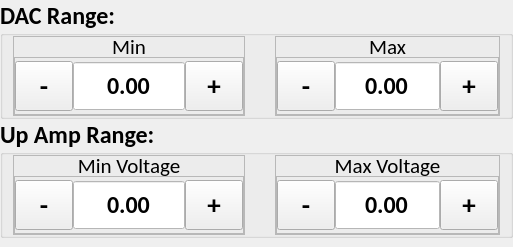
          <widget class="QWidget" name="triple_lang_c_probe_1">
           <layout class="QVBoxLayout" name="verticalLayout_20">
            <property name="spacing">
             <number>0</number>
            </property>
            <property name="leftMargin">
             <number>0</number>
            </property>
            <property name="topMargin">
             <number>0</number>
            </property>
            <property name="rightMargin">
             <number>0</number>
            </property>
            <property name="bottomMargin">
             <number>9</number>
            </property>
            <item>
             <widget class="QGroupBox" name="tlc_dac_gb">
              <property name="minimumSize">
               <size>
                <width>0</width>
                <height>112</height>
               </size>
              </property>
              <property name="font">
               <font>
                <family>Calibri</family>
                <pointsize>18</pointsize>
                <weight>75</weight>
                <bold>true</bold>
               </font>
              </property>
              <property name="title">
               <string>DAC Range:</string>
              </property>
              <layout class="QHBoxLayout" name="horizontalLayout_24">
               <property name="spacing">
                <number>30</number>
               </property>
               <property name="leftMargin">
                <number>10</number>
               </property>
               <property name="topMargin">
                <number>0</number>
               </property>
               <property name="rightMargin">
                <number>10</number>
               </property>
               <property name="bottomMargin">
                <number>0</number>
               </property>
               <item>
                <widget class="QFrame" name="tlc_dac_min_frame">
                 <property name="maximumSize">
                  <size>
                   <width>1000</width>
                   <height>1000</height>
                  </size>
                 </property>
                 <property name="frameShape">
                  <enum>QFrame::StyledPanel</enum>
                 </property>
                 <property name="frameShadow">
                  <enum>QFrame::Raised</enum>
                 </property>
                 <layout class="QVBoxLayout" name="verticalLayout_14">
                  <property name="spacing">
                   <number>0</number>
                  </property>
                  <property name="leftMargin">
                   <number>0</number>
                  </property>
                  <property name="topMargin">
                   <number>0</number>
                  </property>
                  <property name="rightMargin">
                   <number>0</number>
                  </property>
                  <property name="bottomMargin">
                   <number>0</number>
                  </property>
                  <item>
                   <widget class="QLabel" name="tlc_dac_min_label">
                    <property name="minimumSize">
                     <size>
                      <width>40</width>
                      <height>20</height>
                     </size>
                    </property>
                    <property name="maximumSize">
                     <size>
                      <width>1000</width>
                      <height>20</height>
                     </size>
                    </property>
                    <property name="font">
                     <font>
                      <family>Calibri</family>
                      <pointsize>16</pointsize>
                      <weight>50</weight>
                      <bold>false</bold>
                     </font>
                    </property>
                    <property name="text">
                     <string>Min</string>
                    </property>
                    <property name="alignment">
                     <set>Qt::AlignCenter</set>
                    </property>
                   </widget>
                  </item>
                  <item>
                   <widget class="QFrame" name="frame_10">
                    <property name="minimumSize">
                     <size>
                      <width>0</width>
                      <height>58</height>
                     </size>
                    </property>
                    <property name="frameShape">
                     <enum>QFrame::StyledPanel</enum>
                    </property>
                    <property name="frameShadow">
                     <enum>QFrame::Raised</enum>
                    </property>
                    <layout class="QHBoxLayout" name="horizontalLayout_25">
                     <property name="spacing">
                      <number>0</number>
                     </property>
                     <property name="leftMargin">
                      <number>0</number>
                     </property>
                     <property name="topMargin">
                      <number>0</number>
                     </property>
                     <property name="rightMargin">
                      <number>0</number>
                     </property>
                     <property name="bottomMargin">
                      <number>0</number>
                     </property>
                     <item>
                      <widget class="QToolButton" name="tlc_dac_min_minus">
                       <property name="minimumSize">
                        <size>
                         <width>58</width>
                         <height>50</height>
                        </size>
                       </property>
                       <property name="maximumSize">
                        <size>
                         <width>58</width>
                         <height>50</height>
                        </size>
                       </property>
                       <property name="font">
                        <font>
                         <pointsize>20</pointsize>
                         <weight>75</weight>
                         <bold>true</bold>
                        </font>
                       </property>
                       <property name="text">
                        <string>-</string>
                       </property>
                      </widget>
                     </item>
                     <item>
                      <widget class="QDoubleSpinBox" name="tlc_dac_min_input">
                       <property name="minimumSize">
                        <size>
                         <width>0</width>
                         <height>50</height>
                        </size>
                       </property>
                       <property name="maximumSize">
                        <size>
                         <width>1000</width>
                         <height>50</height>
                        </size>
                       </property>
                       <property name="font">
                        <font>
                         <family>Calibri</family>
                         <pointsize>18</pointsize>
                        </font>
                       </property>
                       <property name="layoutDirection">
                        <enum>Qt::LeftToRight</enum>
                       </property>
                       <property name="styleSheet">
                        <string notr="true">QDoubleSpinBox {
	background-color: #FFFFFF;
}</string>
                       </property>
                       <property name="alignment">
                        <set>Qt::AlignCenter</set>
                       </property>
                       <property name="readOnly">
                        <bool>true</bool>
                       </property>
                       <property name="buttonSymbols">
                        <enum>QAbstractSpinBox::NoButtons</enum>
                       </property>
                       <property name="correctionMode">
                        <enum>QAbstractSpinBox::CorrectToPreviousValue</enum>
                       </property>
                       <property name="showGroupSeparator" stdset="0">
                        <bool>false</bool>
                       </property>
                       <property name="minimum">
                        <double>-10000.000000000000000</double>
                       </property>
                       <property name="maximum">
                        <double>10000.000000000000000</double>
                       </property>
                      </widget>
                     </item>
                     <item>
                      <widget class="QToolButton" name="tlc_dac_min_plus">
                       <property name="minimumSize">
                        <size>
                         <width>58</width>
                         <height>50</height>
                        </size>
                       </property>
                       <property name="maximumSize">
                        <size>
                         <width>16777215</width>
                         <height>50</height>
                        </size>
                       </property>
                       <property name="font">
                        <font>
                         <pointsize>20</pointsize>
                         <weight>75</weight>
                         <bold>true</bold>
                        </font>
                       </property>
                       <property name="focusPolicy">
                        <enum>Qt::NoFocus</enum>
                       </property>
                       <property name="text">
                        <string>+</string>
                       </property>
                      </widget>
                     </item>
                    </layout>
                   </widget>
                  </item>
                 </layout>
                </widget>
               </item>
               <item>
                <widget class="QFrame" name="tlc_dac_max_frame">
                 <property name="minimumSize">
                  <size>
                   <width>0</width>
                   <height>0</height>
                  </size>
                 </property>
                 <property name="maximumSize">
                  <size>
                   <width>1000</width>
                   <height>1000</height>
                  </size>
                 </property>
                 <property name="frameShape">
                  <enum>QFrame::StyledPanel</enum>
                 </property>
                 <property name="frameShadow">
                  <enum>QFrame::Raised</enum>
                 </property>
                 <layout class="QVBoxLayout" name="verticalLayout_15">
                  <property name="spacing">
                   <number>0</number>
                  </property>
                  <property name="leftMargin">
                   <number>0</number>
                  </property>
                  <property name="topMargin">
                   <number>0</number>
                  </property>
                  <property name="rightMargin">
                   <number>0</number>
                  </property>
                  <property name="bottomMargin">
                   <number>0</number>
                  </property>
                  <item>
                   <widget class="QLabel" name="tlc_dac_max_label">
                    <property name="minimumSize">
                     <size>
                      <width>42</width>
                      <height>20</height>
                     </size>
                    </property>
                    <property name="maximumSize">
                     <size>
                      <width>1000</width>
                      <height>20</height>
                     </size>
                    </property>
                    <property name="font">
                     <font>
                      <family>Calibri</family>
                      <pointsize>16</pointsize>
                      <weight>50</weight>
                      <bold>false</bold>
                     </font>
                    </property>
                    <property name="text">
                     <string>Max</string>
                    </property>
                    <property name="alignment">
                     <set>Qt::AlignCenter</set>
                    </property>
                   </widget>
                  </item>
                  <item>
                   <widget class="QFrame" name="frame_6">
                    <property name="frameShape">
                     <enum>QFrame::StyledPanel</enum>
                    </property>
                    <property name="frameShadow">
                     <enum>QFrame::Raised</enum>
                    </property>
                    <layout class="QHBoxLayout" name="horizontalLayout_26">
                     <property name="spacing">
                      <number>0</number>
                     </property>
                     <property name="leftMargin">
                      <number>0</number>
                     </property>
                     <property name="topMargin">
                      <number>0</number>
                     </property>
                     <property name="rightMargin">
                      <number>0</number>
                     </property>
                     <property name="bottomMargin">
                      <number>0</number>
                     </property>
                     <item>
                      <widget class="QToolButton" name="tlc_dac_max_minus">
                       <property name="minimumSize">
                        <size>
                         <width>58</width>
                         <height>50</height>
                        </size>
                       </property>
                       <property name="maximumSize">
                        <size>
                         <width>58</width>
                         <height>50</height>
                        </size>
                       </property>
                       <property name="font">
                        <font>
                         <pointsize>20</pointsize>
                         <weight>75</weight>
                         <bold>true</bold>
                        </font>
                       </property>
                       <property name="text">
                        <string>-</string>
                       </property>
                      </widget>
                     </item>
                     <item>
                      <widget class="QDoubleSpinBox" name="tlc_dac_max_input">
                       <property name="minimumSize">
                        <size>
                         <width>0</width>
                         <height>50</height>
                        </size>
                       </property>
                       <property name="maximumSize">
                        <size>
                         <width>1000</width>
                         <height>50</height>
                        </size>
                       </property>
                       <property name="font">
                        <font>
                         <family>Calibri</family>
                         <pointsize>18</pointsize>
                        </font>
                       </property>
                       <property name="layoutDirection">
                        <enum>Qt::LeftToRight</enum>
                       </property>
                       <property name="styleSheet">
                        <string notr="true">QDoubleSpinBox {
	background-color: #FFFFFF;
}</string>
                       </property>
                       <property name="alignment">
                        <set>Qt::AlignCenter</set>
                       </property>
                       <property name="readOnly">
                        <bool>true</bool>
                       </property>
                       <property name="buttonSymbols">
                        <enum>QAbstractSpinBox::NoButtons</enum>
                       </property>
                       <property name="correctionMode">
                        <enum>QAbstractSpinBox::CorrectToPreviousValue</enum>
                       </property>
                       <property name="showGroupSeparator" stdset="0">
                        <bool>false</bool>
                       </property>
                       <property name="maximum">
                        <double>10000.000000000000000</double>
                       </property>
                      </widget>
                     </item>
                     <item>
                      <widget class="QToolButton" name="tlc_dac_max_plus">
                       <property name="minimumSize">
                        <size>
                         <width>58</width>
                         <height>50</height>
                        </size>
                       </property>
                       <property name="maximumSize">
                        <size>
                         <width>16777215</width>
                         <height>50</height>
                        </size>
                       </property>
                       <property name="font">
                        <font>
                         <pointsize>20</pointsize>
                         <weight>75</weight>
                         <bold>true</bold>
                        </font>
                       </property>
                       <property name="focusPolicy">
                        <enum>Qt::NoFocus</enum>
                       </property>
                       <property name="text">
                        <string>+</string>
                       </property>
                      </widget>
                     </item>
                    </layout>
                   </widget>
                  </item>
                 </layout>
                </widget>
               </item>
              </layout>
             </widget>
            </item>
            <item>
             <widget class="QGroupBox" name="tlc_up_amp_gb">
              <property name="minimumSize">
               <size>
                <width>0</width>
                <height>112</height>
               </size>
              </property>
              <property name="font">
               <font>
                <family>Calibri</family>
                <pointsize>18</pointsize>
                <weight>75</weight>
                <bold>true</bold>
               </font>
              </property>
              <property name="title">
               <string>Up Amp Range:</string>
              </property>
              <layout class="QHBoxLayout" name="horizontalLayout_27">
               <property name="spacing">
                <number>30</number>
               </property>
               <property name="leftMargin">
                <number>10</number>
               </property>
               <property name="topMargin">
                <number>0</number>
               </property>
               <property name="rightMargin">
                <number>10</number>
               </property>
               <property name="bottomMargin">
                <number>0</number>
               </property>
               <item>
                <widget class="QFrame" name="tlc_up_amp_min_frame">
                 <property name="maximumSize">
                  <size>
                   <width>1000</width>
                   <height>1000</height>
                  </size>
                 </property>
                 <property name="frameShape">
                  <enum>QFrame::StyledPanel</enum>
                 </property>
                 <property name="frameShadow">
                  <enum>QFrame::Raised</enum>
                 </property>
                 <layout class="QVBoxLayout" name="verticalLayout_16">
                  <property name="spacing">
                   <number>0</number>
                  </property>
                  <property name="leftMargin">
                   <number>0</number>
                  </property>
                  <property name="topMargin">
                   <number>0</number>
                  </property>
                  <property name="rightMargin">
                   <number>0</number>
                  </property>
                  <property name="bottomMargin">
                   <number>0</number>
                  </property>
                  <item>
                   <widget class="QLabel" name="slp_min_label_5">
                    <property name="minimumSize">
                     <size>
                      <width>40</width>
                      <height>20</height>
                     </size>
                    </property>
                    <property name="maximumSize">
                     <size>
                      <width>1000</width>
                      <height>20</height>
                     </size>
                    </property>
                    <property name="font">
                     <font>
                      <family>Calibri</family>
                      <pointsize>16</pointsize>
                      <weight>50</weight>
                      <bold>false</bold>
                     </font>
                    </property>
                    <property name="text">
                     <string>Min Voltage</string>
                    </property>
                    <property name="alignment">
                     <set>Qt::AlignCenter</set>
                    </property>
                   </widget>
                  </item>
                  <item>
                   <widget class="QFrame" name="frame_12">
                    <property name="minimumSize">
                     <size>
                      <width>0</width>
                      <height>58</height>
                     </size>
                    </property>
                    <property name="frameShape">
                     <enum>QFrame::StyledPanel</enum>
                    </property>
                    <property name="frameShadow">
                     <enum>QFrame::Raised</enum>
                    </property>
                    <layout class="QHBoxLayout" name="horizontalLayout_28">
                     <property name="spacing">
                      <number>0</number>
                     </property>
                     <property name="leftMargin">
                      <number>0</number>
                     </property>
                     <property name="topMargin">
                      <number>0</number>
                     </property>
                     <property name="rightMargin">
                      <number>0</number>
                     </property>
                     <property name="bottomMargin">
                      <number>0</number>
                     </property>
                     <item>
                      <widget class="QToolButton" name="tlc_up_amp_min_minus">
                       <property name="minimumSize">
                        <size>
                         <width>58</width>
                         <height>50</height>
                        </size>
                       </property>
                       <property name="maximumSize">
                        <size>
                         <width>58</width>
                         <height>50</height>
                        </size>
                       </property>
                       <property name="font">
                        <font>
                         <pointsize>20</pointsize>
                         <weight>75</weight>
                         <bold>true</bold>
                        </font>
                       </property>
                       <property name="text">
                        <string>-</string>
                       </property>
                      </widget>
                     </item>
                     <item>
                      <widget class="QDoubleSpinBox" name="tlc_up_amp_min_input">
                       <property name="minimumSize">
                        <size>
                         <width>0</width>
                         <height>50</height>
                        </size>
                       </property>
                       <property name="maximumSize">
                        <size>
                         <width>1000</width>
                         <height>50</height>
                        </size>
                       </property>
                       <property name="font">
                        <font>
                         <family>Calibri</family>
                         <pointsize>18</pointsize>
                        </font>
                       </property>
                       <property name="layoutDirection">
                        <enum>Qt::LeftToRight</enum>
                       </property>
                       <property name="styleSheet">
                        <string notr="true">QDoubleSpinBox {
	background-color: #FFFFFF;
}</string>
                       </property>
                       <property name="alignment">
                        <set>Qt::AlignCenter</set>
                       </property>
                       <property name="readOnly">
                        <bool>true</bool>
                       </property>
                       <property name="buttonSymbols">
                        <enum>QAbstractSpinBox::NoButtons</enum>
                       </property>
                       <property name="correctionMode">
                        <enum>QAbstractSpinBox::CorrectToPreviousValue</enum>
                       </property>
                       <property name="showGroupSeparator" stdset="0">
                        <bool>false</bool>
                       </property>
                       <property name="minimum">
                        <double>-10000.000000000000000</double>
                       </property>
                       <property name="maximum">
                        <double>10000.000000000000000</double>
                       </property>
                      </widget>
                     </item>
                     <item>
                      <widget class="QToolButton" name="tlc_up_amp_min_plus">
                       <property name="minimumSize">
                        <size>
                         <width>58</width>
                         <height>50</height>
                        </size>
                       </property>
                       <property name="maximumSize">
                        <size>
                         <width>16777215</width>
                         <height>50</height>
                        </size>
                       </property>
                       <property name="font">
                        <font>
                         <pointsize>20</pointsize>
                         <weight>75</weight>
                         <bold>true</bold>
                        </font>
                       </property>
                       <property name="focusPolicy">
                        <enum>Qt::NoFocus</enum>
                       </property>
                       <property name="text">
                        <string>+</string>
                       </property>
                      </widget>
                     </item>
                    </layout>
                   </widget>
                  </item>
                 </layout>
                </widget>
               </item>
               <item>
                <widget class="QFrame" name="tlc_up_amp_max_frame">
                 <property name="minimumSize">
                  <size>
                   <width>0</width>
                   <height>0</height>
                  </size>
                 </property>
                 <property name="maximumSize">
                  <size>
                   <width>1000</width>
                   <height>1000</height>
                  </size>
                 </property>
                 <property name="frameShape">
                  <enum>QFrame::StyledPanel</enum>
                 </property>
                 <property name="frameShadow">
                  <enum>QFrame::Raised</enum>
                 </property>
                 <layout class="QVBoxLayout" name="verticalLayout_17">
                  <property name="spacing">
                   <number>0</number>
                  </property>
                  <property name="leftMargin">
                   <number>0</number>
                  </property>
                  <property name="topMargin">
                   <number>0</number>
                  </property>
                  <property name="rightMargin">
                   <number>0</number>
                  </property>
                  <property name="bottomMargin">
                   <number>0</number>
                  </property>
                  <item>
                   <widget class="QLabel" name="slp_max_label_5">
                    <property name="minimumSize">
                     <size>
                      <width>42</width>
                      <height>20</height>
                     </size>
                    </property>
                    <property name="maximumSize">
                     <size>
                      <width>1000</width>
                      <height>20</height>
                     </size>
                    </property>
                    <property name="font">
                     <font>
                      <family>Calibri</family>
                      <pointsize>16</pointsize>
                      <weight>50</weight>
                      <bold>false</bold>
                     </font>
                    </property>
                    <property name="text">
                     <string>Max Voltage</string>
                    </property>
                    <property name="alignment">
                     <set>Qt::AlignCenter</set>
                    </property>
                   </widget>
                  </item>
                  <item>
                   <widget class="QFrame" name="frame_13">
                    <property name="frameShape">
                     <enum>QFrame::StyledPanel</enum>
                    </property>
                    <property name="frameShadow">
                     <enum>QFrame::Raised</enum>
                    </property>
                    <layout class="QHBoxLayout" name="horizontalLayout_29">
                     <property name="spacing">
                      <number>0</number>
                     </property>
                     <property name="leftMargin">
                      <number>0</number>
                     </property>
                     <property name="topMargin">
                      <number>0</number>
                     </property>
                     <property name="rightMargin">
                      <number>0</number>
                     </property>
                     <property name="bottomMargin">
                      <number>0</number>
                     </property>
                     <item>
                      <widget class="QToolButton" name="tlc_up_amp_max_minus">
                       <property name="minimumSize">
                        <size>
                         <width>58</width>
                         <height>50</height>
                        </size>
                       </property>
                       <property name="maximumSize">
                        <size>
                         <width>58</width>
                         <height>50</height>
                        </size>
                       </property>
                       <property name="font">
                        <font>
                         <pointsize>20</pointsize>
                         <weight>75</weight>
                         <bold>true</bold>
                        </font>
                       </property>
                       <property name="text">
                        <string>-</string>
                       </property>
                      </widget>
                     </item>
                     <item>
                      <widget class="QDoubleSpinBox" name="tlc_up_amp_max_input">
                       <property name="minimumSize">
                        <size>
                         <width>0</width>
                         <height>50</height>
                        </size>
                       </property>
                       <property name="maximumSize">
                        <size>
                         <width>1000</width>
                         <height>50</height>
                        </size>
                       </property>
                       <property name="font">
                        <font>
                         <family>Calibri</family>
                         <pointsize>18</pointsize>
                        </font>
                       </property>
                       <property name="layoutDirection">
                        <enum>Qt::LeftToRight</enum>
                       </property>
                       <property name="styleSheet">
                        <string notr="true">QDoubleSpinBox {
	background-color: #FFFFFF;
}</string>
                       </property>
                       <property name="alignment">
                        <set>Qt::AlignCenter</set>
                       </property>
                       <property name="readOnly">
                        <bool>true</bool>
                       </property>
                       <property name="buttonSymbols">
                        <enum>QAbstractSpinBox::NoButtons</enum>
                       </property>
                       <property name="correctionMode">
                        <enum>QAbstractSpinBox::CorrectToPreviousValue</enum>
                       </property>
                       <property name="showGroupSeparator" stdset="0">
                        <bool>false</bool>
                       </property>
                       <property name="maximum">
                        <double>10000.000000000000000</double>
                       </property>
                      </widget>
                     </item>
                     <item>
                      <widget class="QToolButton" name="tlc_up_amp_max_plus">
                       <property name="minimumSize">
                        <size>
                         <width>58</width>
                         <height>50</height>
                        </size>
                       </property>
                       <property name="maximumSize">
                        <size>
                         <width>16777215</width>
                         <height>50</height>
                        </size>
                       </property>
                       <property name="font">
                        <font>
                         <pointsize>20</pointsize>
                         <weight>75</weight>
                         <bold>true</bold>
                        </font>
                       </property>
                       <property name="focusPolicy">
                        <enum>Qt::NoFocus</enum>
                       </property>
                       <property name="text">
                        <string>+</string>
                       </property>
                      </widget>
                     </item>
                    </layout>
                   </widget>
                  </item>
                 </layout>
                </widget>
               </item>
              </layout>
             </widget>
            </item>
           </layout>
          </widget>
